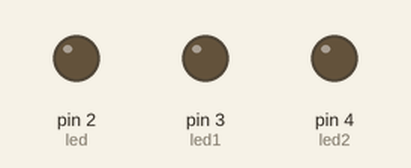
Recording of a sketch running on a simulated Arduino Uno, built with avr-gcc and run on an emulated ATmega328P. Parts: output pins drawn as LEDs (lit = HIGH).

Above: at 0.3 s.
At 1.25 s:
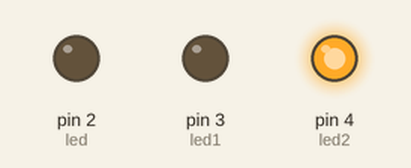
At 2.45 s:
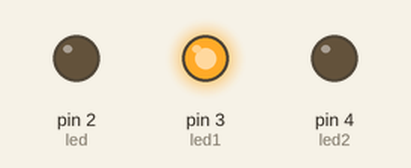
At 3.65 s:
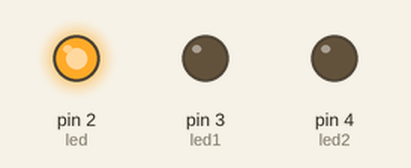
Timing chart, 0 to 4.1 s (numbered marks = the images above):
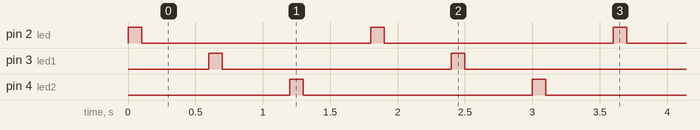

Measured:
- by itself, pin 2 (led), pin 3 (led1), pin 4 (led2): alternates HIGH for 0.10 s and LOW for 1.7 s
- by itself, everything shown: repeats every 1.8 s, in 6 steps

The sketch:

blink.ino
```cpp
int led=2;
int led1=3;
int led2=4;
void setup() {
  pinMode(led,OUTPUT);// put your setup code here, to run once:
  pinMode(led1,OUTPUT);
  pinMode(led2,OUTPUT);
  Serial.begin(9600);

}

void loop() {
  digitalWrite(led,HIGH);
  delay(100);
  digitalWrite(led,LOW);
  delay(500);
  digitalWrite(led1,HIGH);
  delay(100);
  digitalWrite(led1,LOW);
  delay(500);
  digitalWrite(led2,HIGH);
  delay(100);
  digitalWrite(led2,LOW);
  delay(500);
}
```
